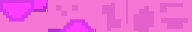

Rendered tile map (Tiled .tmx) drawn with the repository's tilesets; below, a short description and the full map source, tile grids included:
An orthogonal 12x2 tile map with 16x16 px tiles, 1 tile layer (Tile Layer 1).

<map version="1.2" tiledversion="1.3.4" orientation="orthogonal" renderorder="right-down" width="12" height="2" tilewidth="16" tileheight="16" infinite="0" nextlayerid="2" nextobjectid="1">
 <tileset firstgid="1" source="Background.tsx" />
 <layer id="1" name="Tile Layer 1" width="12" height="2">
  <data encoding="csv">
1,2,3,370,371,128,246,247,245,153,387,388,
39,40,41,496,497,498,284,285,283,191,425,426
</data>
 </layer>
</map>